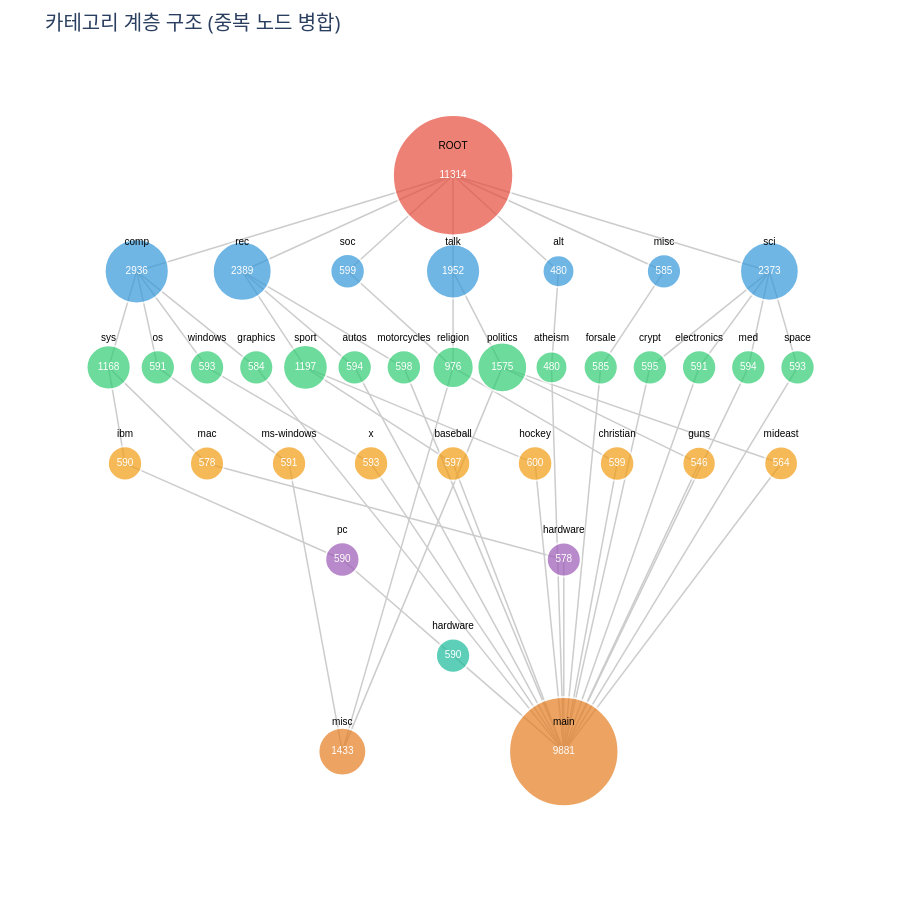

The cell this chart's notebook holds for it:
### Code cell
# 카테고리를 노드 구조로 시각화

import plotly.graph_objects as go

# 데이터
data = count_by_category_dict

nodes_by_level_and_name = {}
nodes = {}
edges = set()
node_id = 0

root_key = ('ROOT', 0)
nodes[root_key] = {'id': node_id, 'label': 'ROOT', 'level': 0, 'count': len(TRAIN_DICT)}
nodes_by_level_and_name[(0, 'ROOT')] = root_key
node_id += 1

for level, name_count_dict in data.items():
    current_level = level + 1
    for name, count in name_count_dict.items():
        node_key = (name, current_level)
        if node_key not in nodes:
            nodes[node_key] = {
                'id': node_id,
                'label': name,
                'level': current_level,
                'count': count,
            }
            nodes_by_level_and_name[(current_level, name)] = node_key
            node_id += 1

for _, category_dict in TRAIN_DICT.items():
    ordered_path = sorted(
        (int(k), v) for k, v in category_dict.items() if k != 'category'
    )
    parent_key = root_key
    for level_idx, name in ordered_path:
        current_level = level_idx + 1
        node_key = nodes_by_level_and_name.get((current_level, name))
        if node_key is None:
            continue
        edges.add((parent_key, node_key))
        parent_key = node_key

levels = {}
for node_key, node in nodes.items():
    levels.setdefault(node['level'], []).append(node_key)


# 노드의 최대 자식 깊이를 계산하는 함수
def get_max_depth(node_key, edges, memo=None):
    """
    해당 노드에서 시작하여 도달할 수 있는 최대 깊이를 반환합니다.
    """
    if memo is None:
        memo = {}
    
    if node_key in memo:
        return memo[node_key]
    
    # 자식 노드 찾기
    children = [child for parent, child in edges if parent == node_key]
    
    if not children:
        memo[node_key] = 0
        return 0
    
    # 자식들의 최대 깊이 + 1
    max_child_depth = max(get_max_depth(child, edges, memo) for child in children)
    memo[node_key] = max_child_depth + 1
    
    return memo[node_key]


# 부모-자식 관계를 기반으로 노드 정렬 함수
def sort_nodes_by_hierarchy(node_keys, edges, nodes):
    """
    부모-자식 관계를 고려하여 노드를 정렬합니다.
    깊이가 깊은 노드를 왼쪽에 배치하고 (레벨 5 제외),
    같은 부모를 가진 노드들끼리 그룹화합니다.
    """
    if not node_keys:
        return []
    
    # 각 노드의 부모들 찾기
    node_parents = {}
    for parent, child in edges:
        if child in node_keys:
            if child not in node_parents:
                node_parents[child] = []
            node_parents[child].append(parent)
    
    # 부모가 없는 노드들 (루트 레벨)
    if not node_parents:
        return sorted(node_keys, key=lambda x: nodes[x]['label'])
    
    # 각 노드의 최대 깊이 계산
    depth_memo = {}
    for node_key in node_keys:
        get_max_depth(node_key, edges, depth_memo)
    
    # 부모별로 자식 노드 그룹화
    parent_to_children = {}
    for node in node_keys:
        parents = tuple(sorted(node_parents.get(node, [])))
        if parents not in parent_to_children:
            parent_to_children[parents] = []
        parent_to_children[parents].append(node)
    
    # 각 그룹 내에서 정렬
    # 레벨 5가 아니면: 깊이가 깊은 것 -> 알파벳순
    # 레벨 5이면: 알파벳순만
    for parents in parent_to_children:
        children = parent_to_children[parents]
        current_level = nodes[children[0]]['level']
        
        if current_level == 6:  # 레벨 5 (0-indexed이므로 6)
            # 레벨 5는 알파벳순으로만 정렬
            parent_to_children[parents].sort(key=lambda x: nodes[x]['label'])
        else:
            # 다른 레벨은 깊이 우선 -> 알파벳순
            parent_to_children[parents].sort(
                key=lambda x: (-depth_memo.get(x, 0), nodes[x]['label'])
            )
    
    # 부모의 x 좌표 순서대로 자식들을 배치
    sorted_nodes = []
    
    # 첫 번째 레벨은 부모의 x 좌표가 없으므로 깊이 -> 알파벳순으로
    if all(p not in nodes or 'x' not in nodes[p] for parents in parent_to_children.keys() for p in parents):
        sorted_parent_groups = sorted(
            parent_to_children.keys(),
            key=lambda parents: (
                -max(depth_memo.get(child, 0) for child in parent_to_children[parents]),
                min(nodes[child]['label'] for child in parent_to_children[parents])
            )
        )
    else:
        # 부모의 x 좌표를 기준으로 정렬
        def get_parent_x(parents):
            if not parents:
                return 0
            parent_xs = [nodes[p].get('x', 0) for p in parents if p in nodes]
            return sum(parent_xs) / len(parent_xs) if parent_xs else 0
        
        sorted_parent_groups = sorted(parent_to_children.keys(), key=get_parent_x)
    
    for parents in sorted_parent_groups:
        sorted_nodes.extend(parent_to_children[parents])
    
    return sorted_nodes


# 레벨별 노드 배치 (계층 구조 기반 정렬 적용)
for level, node_keys in levels.items():
    # 계층 구조 기반 정렬 적용
    sorted_node_keys = sort_nodes_by_hierarchy(node_keys, edges, nodes)
    
    num_nodes = len(sorted_node_keys)
    y = -level * 2
    for i, key in enumerate(sorted_node_keys):
        if num_nodes == 1:
            x = 0
        else:
            spacing = min(15, 50 / num_nodes)
            x = (i - (num_nodes - 1) / 2) * spacing
        nodes[key]['x'] = x
        nodes[key]['y'] = y

edge_x = []
edge_y = []
for parent, child in edges:
    edge_x.extend([nodes[parent]['x'], nodes[child]['x'], None])
    edge_y.extend([nodes[parent]['y'], nodes[child]['y'], None])

edge_trace = go.Scatter(
    x=edge_x,
    y=edge_y,
    mode='lines',
    line=dict(width=1.5, color='#cccccc'),
    hoverinfo='none'
)

node_colors = ['#e74c3c', '#3498db', '#2ecc71', '#f39c12', '#9b59b6', '#1abc9c', '#e67e22']
node_x = []
node_y = []
node_labels = []
node_counts = []
node_color = []
node_sizes = []

for n in nodes.values():
    node_x.append(n['x'])
    node_y.append(n['y'])
    node_labels.append(n['label'])
    node_counts.append(str(n.get('count', 0)))
    node_color.append(node_colors[n['level'] % len(node_colors)])
    base_size = 14 if n['level'] == 0 else 10
    scale = 0 if n.get('count') is None else max(0, n['count']) ** 0.5
    node_sizes.append(base_size + scale)

parent_counts = {}
for parent, child in edges:
    parent_counts[child] = parent_counts.get(child, 0) + 1

hover_text = []
for node_key, n in nodes.items():
    parent_count = parent_counts.get(node_key, 0)
    base_text = f"{n['label']}<br>레벨: {n['level']}<br>개수: {n.get('count', 0)}"
    if parent_count > 1:
        hover_text.append(base_text + f"<br>부모 노드: {parent_count}개")
    else:
        hover_text.append(base_text)

node_trace = go.Scatter(
    x=node_x,
    y=node_y,
    mode='markers',
    marker=dict(
        size=node_sizes,
        color=node_color,
        line=dict(width=2, color='white')
    ),
    hoverinfo='text',
    hovertext=hover_text
)

count_text_trace = go.Scatter(
    x=node_x,
    y=node_y,
    mode='text',
    text=node_counts,
    textposition='middle center',
    textfont=dict(size=10, color='white', family='Arial'),
    hoverinfo='none'
)

label_text_trace = go.Scatter(
    x=node_x,
    y=[y + 0.5 for y in node_y],
    mode='text',
    text=node_labels,
    textposition='top center',
    textfont=dict(size=10, color='black', family='Arial'),
    hoverinfo='none'
)

layout = go.Layout(
    title=dict(text='카테고리 계층 구조 (중복 노드 병합)', font=dict(size=20)),
    showlegend=False,
    hovermode='closest',
    xaxis=dict(showgrid=False, zeroline=False, showticklabels=False),
    yaxis=dict(showgrid=False, zeroline=False, showticklabels=False),
    plot_bgcolor='#ffffff',
    paper_bgcolor='#ffffff',
    margin=dict(l=40, r=40, t=60, b=40),
    height=900,
)

fig = go.Figure(
    data=[edge_trace, node_trace, count_text_trace, label_text_trace],
    layout=layout,
)
fig.show()

### Figure 1 — Plotly figure (JSON) as saved in the notebook; plotly's stock layout.template omitted (floating-point values rounded to 4 significant figures; data arrays with more than 128 entries replaced by an {"elided": "..."} marker saying what was removed)
{"data": [{"hoverinfo": "none", "line": {"color": "#cccccc", "width": 1.5}, "mode": "lines", "type": "scatter", "x": {"elided": "165 float values"}, "y": {"elided": "165 int values"}}, {"hoverinfo": "text", "hovertext": ["ROOT<br>레벨: 0<br>개수: 11314", "talk<br>레벨: 1<br>개수: 1952", "rec<br>레벨: 1<br>개수: 2389", "comp<br>레벨: 1<br>개수: 2936", "alt<br>레벨: 1<br>개수: 480", "sci<br>레벨: 1<br>개수: 2373", "soc<br>레벨: 1<br>개수: 599", "misc<br>레벨: 1<br>개수: 585", "politics<br>레벨: 2<br>개수: 1575", "autos<br>레벨: 2<br>개수: 594", "sys<br>레벨: 2<br>개수: 1168", "atheism<br>레벨: 2<br>개수: 480", "sport<br>레벨: 2<br>개수: 1197", "os<br>레벨: 2<br>개수: 591", "crypt<br>레벨: 2<br>개수: 595", "med<br>레벨: 2<br>개수: 594", "motorcycles<br>레벨: 2<br>개수: 598", "windows<br>레벨: 2<br>개수: 593", "graphics<br>레벨: 2<br>개수: 584", "electronics<br>레벨: 2<br>개수: 591", "space<br>레벨: 2<br>개수: 593", "religion<br>레벨: 2<br>개수: 976<br>부모 노드: 2개", "forsale<br>레벨: 2<br>개수: 585", "mideast<br>레벨: 3<br>개수: 564", "mac<br>레벨: 3<br>개수: 578", "baseball<br>레벨: 3<br>개수: 597", "ms-windows<br>레벨: 3<br>개수: 591", "hockey<br>레벨: 3<br>개수: 600", "x<br>레벨: 3<br>개수: 593", "ibm<br>레벨: 3<br>개수: 590", "guns<br>레벨: 3<br>개수: 546", "christian<br>레벨: 3<br>개수: 599", "hardware<br>레벨: 4<br>개수: 578", "pc<br>레벨: 4<br>개수: 590", "hardware<br>레벨: 5<br>개수: 590", "main<br>레벨: 6<br>개수: 9881<br>부모 노드: 17개", "misc<br>레벨: 6<br>개수: 1433<br>부모 노드: 3개"], "marker": {"color": ["#e74c3c", "#3498db", "#3498db", "#3498db", "#3498db", "#3498db", "#3498db", "#3498db", "#2ecc71", "#2ecc71", "#2ecc71", "#2ecc71", "#2ecc71", "#2ecc71", "#2ecc71", "#2ecc71", "#2ecc71", "#2ecc71", "#2ecc71", "#2ecc71", "#2ecc71", "#2ecc71", "#2ecc71", "#f39c12", "#f39c12", "#f39c12", "#f39c12", "#f39c12", "#f39c12", "#f39c12", "#f39c12", "#f39c12", "#9b59b6", "#9b59b6", "#1abc9c", "#e67e22", "#e67e22"], "line": {"color": "white", "width": 2}, "size": [120.4, 54.18, 58.88, 64.18, 31.91, 58.71, 34.47, 34.19, 49.69, 34.37, 44.18, 31.91, 44.6, 34.31, 34.39, 34.37, 34.45, 34.35, 34.17, 34.31, 34.35, 41.24, 34.19, 33.75, 34.04, 34.43, 34.31, 34.49, 34.35, 34.29, 33.37, 34.47, 34.04, 34.29, 34.29, 109.4, 47.85]}, "mode": "markers", "type": "scatter", "x": [0, 0, -14.29, -21.43, 7.143, 21.43, -7.143, 14.29, 3.333, -6.667, -23.33, 6.667, -10, -20, 13.33, 20, -3.333, -16.67, -13.33, 16.67, 23.33, 0, 10, 22.22, -16.67, 0, -11.11, 5.556, -5.556, -22.22, 16.67, 11.11, 7.5, -7.5, 0, 7.5, -7.5], "y": [0, -2, -2, -2, -2, -2, -2, -2, -4, -4, -4, -4, -4, -4, -4, -4, -4, -4, -4, -4, -4, -4, -4, -6, -6, -6, -6, -6, -6, -6, -6, -6, -8, -8, -10, -12, -12]}, {"hoverinfo": "none", "mode": "text", "text": ["11314", "1952", "2389", "2936", "480", "2373", "599", "585", "1575", "594", "1168", "480", "1197", "591", "595", "594", "598", "593", "584", "591", "593", "976", "585", "564", "578", "597", "591", "600", "593", "590", "546", "599", "578", "590", "590", "9881", "1433"], "textfont": {"color": "white", "family": "Arial", "size": 10}, "textposition": "middle center", "type": "scatter", "x": [0, 0, -14.29, -21.43, 7.143, 21.43, -7.143, 14.29, 3.333, -6.667, -23.33, 6.667, -10, -20, 13.33, 20, -3.333, -16.67, -13.33, 16.67, 23.33, 0, 10, 22.22, -16.67, 0, -11.11, 5.556, -5.556, -22.22, 16.67, 11.11, 7.5, -7.5, 0, 7.5, -7.5], "y": [0, -2, -2, -2, -2, -2, -2, -2, -4, -4, -4, -4, -4, -4, -4, -4, -4, -4, -4, -4, -4, -4, -4, -6, -6, -6, -6, -6, -6, -6, -6, -6, -8, -8, -10, -12, -12]}, {"hoverinfo": "none", "mode": "text", "text": ["ROOT", "talk", "rec", "comp", "alt", "sci", "soc", "misc", "politics", "autos", "sys", "atheism", "sport", "os", "crypt", "med", "motorcycles", "windows", "graphics", "electronics", "space", "religion", "forsale", "mideast", "mac", "baseball", "ms-windows", "hockey", "x", "ibm", "guns", "christian", "hardware", "pc", "hardware", "main", "misc"], "textfont": {"color": "black", "family": "Arial", "size": 10}, "textposition": "top center", "type": "scatter", "x": [0, 0, -14.29, -21.43, 7.143, 21.43, -7.143, 14.29, 3.333, -6.667, -23.33, 6.667, -10, -20, 13.33, 20, -3.333, -16.67, -13.33, 16.67, 23.33, 0, 10, 22.22, -16.67, 0, -11.11, 5.556, -5.556, -22.22, 16.67, 11.11, 7.5, -7.5, 0, 7.5, -7.5], "y": [0.5, -1.5, -1.5, -1.5, -1.5, -1.5, -1.5, -1.5, -3.5, -3.5, -3.5, -3.5, -3.5, -3.5, -3.5, -3.5, -3.5, -3.5, -3.5, -3.5, -3.5, -3.5, -3.5, -5.5, -5.5, -5.5, -5.5, -5.5, -5.5, -5.5, -5.5, -5.5, -7.5, -7.5, -9.5, -11.5, -11.5]}], "layout": {"height": 900, "hovermode": "closest", "margin": {"b": 40, "l": 40, "r": 40, "t": 60}, "paper_bgcolor": "#ffffff", "plot_bgcolor": "#ffffff", "showlegend": false, "title": {"font": {"size": 20}, "text": "카테고리 계층 구조 (중복 노드 병합)"}, "xaxis": {"showgrid": false, "showticklabels": false, "zeroline": false}, "yaxis": {"showgrid": false, "showticklabels": false, "zeroline": false}}}
